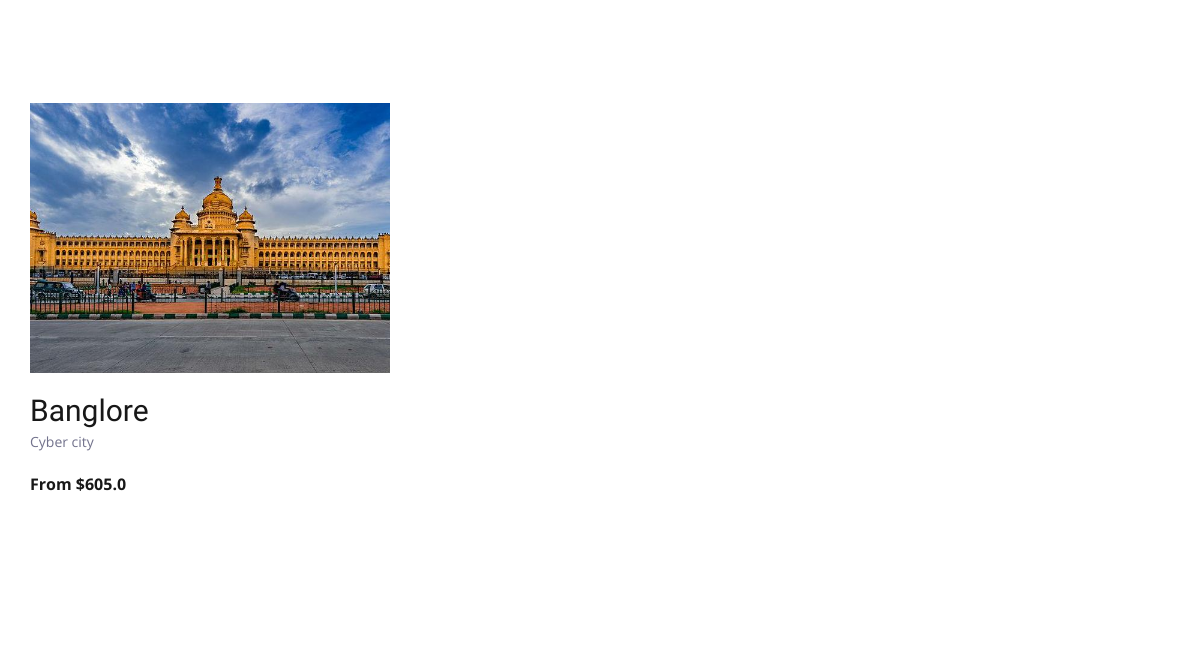
Before: / (lower part) with the older database file.
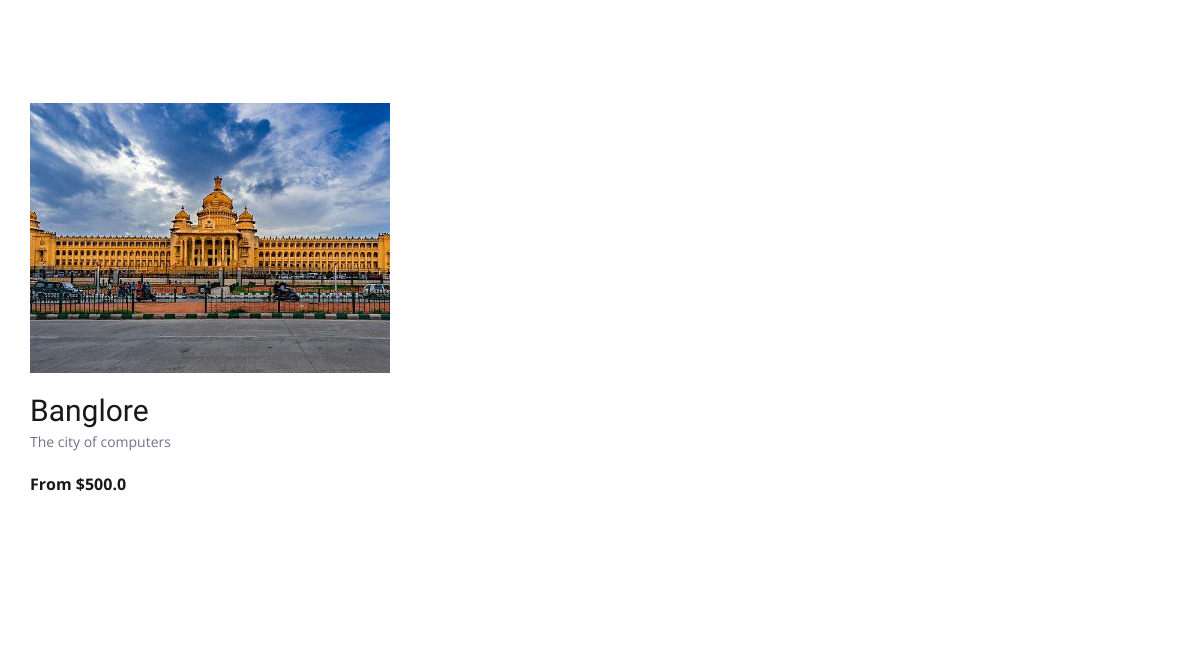
After: the same page with the newer database file.
### main/models.py (models this page shows, shortened)
class destination(models.Model):
    name = models.CharField(max_length=100)
    desc = models.TextField()
    offer = models.BooleanField(default=False)
    img = models.ImageField(upload_to='pics')
    per_day_cost = models.FloatField()
    no_of_visits = models.IntegerField()
    type_of_vacation = [
        ('Beach', 'Beach'),
        ('HillStation', 'HillStation'),
        ('safari', 'safari'),
        ('city', 'city'),
        ('International', 'International')
    ]
    type = models.CharField(max_length=100, choices=type_of_vacation)

### main/views.py (the view)
# urls.py: path('', views.index, name='index'),
def index(request):
    dest = destination.objects.all()
    return render(request, 'index.html', {'dest': dest})

### templates/index.html (shortened to what this page needs)
{% load static %}
<!DOCTYPE html>
<html lang="en">
<head>
<link rel="stylesheet" type="text/css" href="{% static 'styles/bootstrap4/bootstrap.min.css'%}">
<link href="{% static 'plugins/font-awesome-4.7.0/css/font-awesome.min.css" rel="stylesheet'%}" type="text/css">
<link rel="stylesheet" type="text/css" href="{% static 'plugins/OwlCarousel2-2.2.1/owl.carousel.css'%}">
<link rel="stylesheet" type="text/css" href="{% static 'plugins/OwlCarousel2-2.2.1/owl.theme.default.css'%}">
<link rel="stylesheet" type="text/css" href="{% static 'plugins/OwlCarousel2-2.2.1/animate.css'%}">
<link rel="stylesheet" type="text/css" href="{% static 'styles/main_styles.css'%}">
<link rel="stylesheet" type="text/css" href="{% static 'styles/responsive.css'%}">
</head>
<body>
<div class="super_container">
	<div class="destinations" id="destinations">
		<div class="container">
			<div class="row destinations_row">
				<div class="col">
					<div class="destinations_container item_grid">
          {% for desti in dest %}
						<div class="destination item">
							<div class="destination_image">
								<img src="{{ desti.img.url }}" alt="">
							</div>
							<div class="destination_content">
								<div class="destination_title"><a href="{% url 'desti' oid=desti.id %}">{{ desti.name }}</a></div>
								<div class="destination_subtitle"><p>{{ desti.desc}}</p></div>
								<div class="destination_price">From ${{ desti.per_day_cost }}</div>
							</div>
						</div>
            {% endfor %}
					</div>
				</div>
			</div>
		</div>
	</div>
</body>
</html>

Changed rows visible on the page:
changed destination "Banglore": desc "Cyber city" → "The city of computers"; per_day_cost "605.0" → "500.0"
